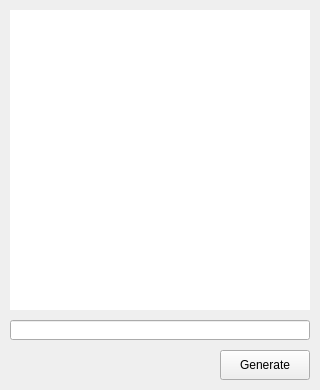
<?xml version="1.0" encoding="UTF-8"?>
<ui version="4.0">
 <class>QRCODEApp</class>
 <widget class="QWidget" name="QRCODEApp">
  <property name="geometry">
   <rect>
    <x>0</x>
    <y>0</y>
    <width>320</width>
    <height>390</height>
   </rect>
  </property>
  <property name="minimumSize">
   <size>
    <width>320</width>
    <height>390</height>
   </size>
  </property>
  <property name="maximumSize">
   <size>
    <width>320</width>
    <height>390</height>
   </size>
  </property>
  <property name="windowTitle">
   <string>Form</string>
  </property>
  <widget class="QLabel" name="lblQrCode">
   <property name="geometry">
    <rect>
     <x>10</x>
     <y>10</y>
     <width>300</width>
     <height>300</height>
    </rect>
   </property>
   <property name="styleSheet">
    <string notr="true">background-color: rgb(255,255,255);</string>
   </property>
   <property name="text">
    <string/>
   </property>
  </widget>
  <widget class="QLineEdit" name="txtQrData">
   <property name="geometry">
    <rect>
     <x>10</x>
     <y>320</y>
     <width>300</width>
     <height>20</height>
    </rect>
   </property>
  </widget>
  <widget class="QPushButton" name="btnQrGen">
   <property name="geometry">
    <rect>
     <x>220</x>
     <y>350</y>
     <width>90</width>
     <height>30</height>
    </rect>
   </property>
   <property name="text">
    <string>Generate</string>
   </property>
  </widget>
 </widget>
 <resources/>
 <connections/>
</ui>
